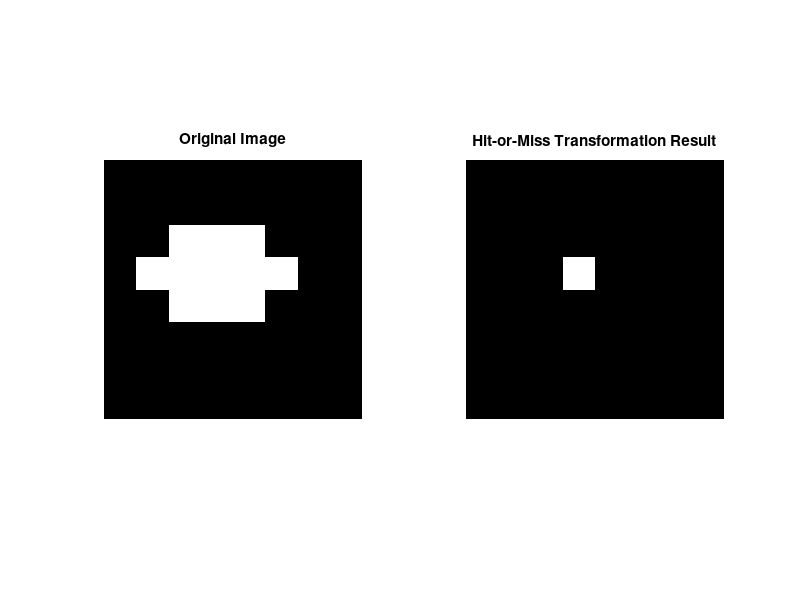

Write the MATLAB code that produced this figure.
% Define the binary image (0 for background, 1 for foreground)
image = [0 0 0 0 0 0 0 0;
         0 0 0 0 0 0 0 0;
         0 0 1 1 1 0 0 0;
         0 1 1 1 1 1 0 0;
         0 0 1 1 1 0 0 0;
         0 0 0 0 0 0 0 0;
         0 0 0 0 0 0 0 0;
         0 0 0 0 0 0 0 0];

% Define the foreground and background structuring elements
foreground_se = [0 1 1 1 0; 
                 1 1 1 1 1; 
                 0 1 1 1 0];

background_se = [1 0 0 0 1; 
                 0 0 0 0 0; 
                 1 0 0 0 1];

% Perform hit-or-miss transformation
eroded_foreground = imerode(image, foreground_se);
eroded_background = imerode(~image, background_se);
result = eroded_foreground & eroded_background;

% Display the result
figure;
subplot(1, 2, 1);
imshow(image);
title('Original Image');

subplot(1, 2, 2);
imshow(result);
title('Hit-or-Miss Transformation Result');
